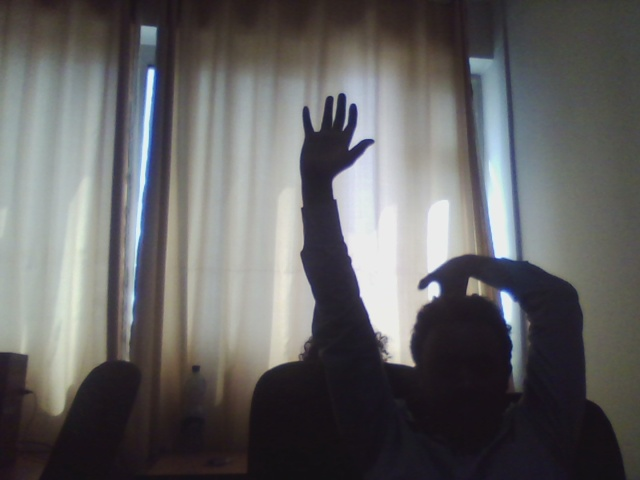
#> input picture corpus/C1.jpg, 640 x 480 px
$ python sc3.py
#> lines starting #> are read from the running program, lines starting #| are printed output that depends on the picture; after the words box and inside, x2 and y2 are one past the last pixel; in counts of white or black regions, pixels touching at a corner belong together
from __future__ import division
import cv2
import numpy as np
import math
#check
def WessisGesturRecognition(croppedData):
    grey = cv2.cvtColor(croppedData, cv2.COLOR_BGR2GRAY)
    value = (35, 35)
    blurred = cv2.GaussianBlur(grey, value, 0)
    _, thresh1 = cv2.threshold(blurred, 127, 255,cv2.THRESH_BINARY_INV+cv2.THRESH_OTSU)
    contours, hierarchy = cv2.findContours(thresh1.copy(),cv2.RETR_TREE, cv2.CHAIN_APPROX_NONE)
    max_area = -1
    for i in range(len(contours)):
        cnt=contours[i]
        area = cv2.contourArea(cnt)
        if(area > max_area):
            max_area=area
            ci=i
    cnt=contours[ci]
    x,y,w,h = cv2.boundingRect(cnt)
    cv2.rectangle(croppedData,(x,y),(x+w,y+h),(0,0,255),0)
    hull = cv2.convexHull(cnt)
    drawing = np.zeros(croppedData.shape,np.uint8)
    cv2.drawContours(drawing,[cnt],0,(0,255,0),0)
    cv2.drawContours(drawing,[hull],0,(0,0,255),0)
    hull = cv2.convexHull(cnt,returnPoints = False)
    defects = cv2.convexityDefects(cnt,hull)
    count_defects = 0

    for i in range(defects.shape[0]):
        s,e,f,d = defects[i,0]
        start = tuple(cnt[s][0])
        end = tuple(cnt[e][0])
        far = tuple(cnt[f][0])
        a = math.sqrt((end[0] - start[0])**2 + (end[1] - start[1])**2)
        b = math.sqrt((far[0] - start[0])**2 + (far[1] - start[1])**2)
        c = math.sqrt((end[0] - far[0])**2 + (end[1] - far[1])**2)
        angle = math.acos((b**2 + c**2 - a**2)/(2*b*c)) * 57
        if angle <= 45:
            count_defects += 1
            cv2.circle(croppedData,far,1,[0,0,255],-1)
        elif angle >= 180 and angle >= 90:
            cv2.putText(croppedData, str, (30,100), cv2.FONT_HERSHEY_DUPLEX, 1.6, 1.6)
        cv2.line(croppedData, start, end, [0, 0, 0], 2)
        if count_defects == 1:
            str = "Two fingers up"
        elif count_defects == 2:
            str = "Three fingers up"
        elif count_defects == 3:
            str = "Four fingers up"
        elif count_defects == 4:
            str= "\"Hi hi...\" "
        else:
            str = "Recognizing Hand Gesture..."
        print(str)

def trimmer(data1, w, h):
    inputimg =data1.copy()
    left = inputimg[0:w-5, 0:h] #vertically
    right= inputimg[0:5, 0:h]
    veritcal = np.concatenate((right, left), axis=0) #vertically merge

    top = veritcal[0:w, 0:h-5]
    bottom = veritcal[0:w, 0:5]
    final= np.concatenate((bottom, top), axis=1) #vertically merge

    tmpdiff = cv2.absdiff(inputimg, final)  # be frame and ref free
    tmpthresh = cv2.threshold(tmpdiff, 25, 255, cv2.THRESH_BINARY)[1]
    tmpthresh = cv2.erode(tmpthresh, None, iterations=1)
    tmpthresh = cv2.dilate(tmpthresh, None, iterations=5)
    tmpgray = cv2.cvtColor(tmpthresh, cv2.COLOR_BGR2GRAY)


    (conts, _) = cv2.findContours(tmpgray, cv2.RETR_EXTERNAL,
                             cv2.CHAIN_APPROX_SIMPLE)  # discard/add the prefix _, before cnts, if it raise error
    flag = passx = passy = passw =passh =0 # initialize contour coordinates

    for cx in conts:
        (xx2, yy2, ww2, hh2) = cv2.boundingRect(cx)
        if cv2.contourArea(cx) > 1000:
            if not flag:
                passx=xx2;passy=yy2;passw=ww2; passh=hh2
                flag=1
            else:
                if xx2<=3 or yy2<=3: #smothing shift edges
                    continue
                elif passw < ww2 and passh < hh2:
                        passx=xx2;passy=yy2;passw=ww2;

            if passh >250: passh = int(passh/2) #to make unwanted hand-part discarded
            passw = passw - 5*2 ;   passx= passx+5 ;        passy =passy+5 # to get rid of dilation effects
    inputimg= inputimg[passy:passy+passh, passx:passx+passw]

    #-----------------------------------------------------------------------------------------------------------------
    w,h,c=inputimg.shape
    left = inputimg[0:w-2, 0:h] #vertically
    right= inputimg[0:2, 0:h]
    veritcal = np.concatenate((right, left), axis=0) #vertically merge

    top = veritcal[0:w, 0:h-2]
    bottom = veritcal[0:w, 0:2]
    final= np.concatenate((bottom, top), axis=1) #vertically merge

    tmpdiff = cv2.absdiff(inputimg, final)  # be frame and ref free
    tmpthresh = cv2.dilate(tmpdiff, None, iterations=2)
    tmpthresh = cv2.threshold(tmpthresh, 20, 255, cv2.THRESH_BINARY)[1]
    tmpgray = cv2.cvtColor(tmpthresh, cv2.COLOR_BGR2GRAY) #better to take this as feature vector

    (conts, _) = cv2.findContours(tmpgray, cv2.RETR_EXTERNAL,
                           cv2.CHAIN_APPROX_SIMPLE)  # discard/add the prefix _, before cnts, if it raise error
    flag2=passx2 = passy2 = passw2 =passh2 = 0
    for cx in conts:
        (xx2, yy2, ww2, hh2) = cv2.boundingRect(cx)
        if cv2.contourArea(cx) > 1000:
            if not flag2:
                passx2=xx2;passy2=yy2;passw2=ww2; passh2=hh2
                flag2=1

            if passw2 < ww2 and passh2 < hh2:
                passx2=xx2;passy2=yy2;passw2=ww2;passh2=hh2
        passw = passw -(passw-passw2)  ;

    passx= passx +passx2 ; passy =passy +passy2; passh =passh -(passh-passh2) # to get rid of dilation effects
    cv2.rectangle(inputimg, (passx2,passy2),(passx2+passw2, passy2+passh2)    ,(0, 120, 30),1)
    #-----------------------------------------------------------------------------------------------------------------

    return [passx,passy, passw, passh]


def entry():
    ref = cv2.imread("C1.jpg")
#> ref is the input picture: shape (480, 640, 3); mean B, G, R 99.1, 98.7, 99.5
    frame = cv2.imread("C2.jpg")
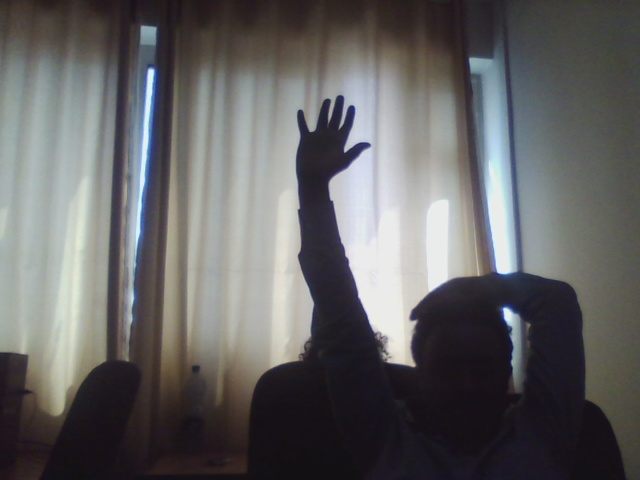
#> input picture corpus/C2.jpg, 640 x 480 px
#> frame is the input picture: shape (480, 640, 3); mean B, G, R 99.4, 98.9, 99.8
    diff1 = cv2.absdiff(ref, frame)  # be frame and ref free
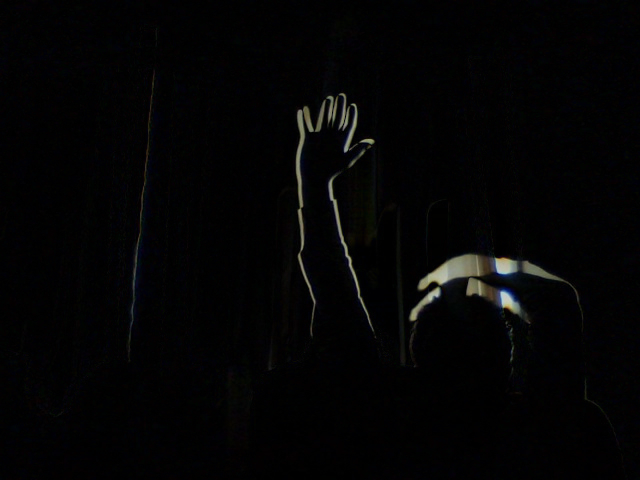
#> diff1: shape (480, 640, 3); mean B, G, R 4.4, 4, 4.1
    morphD=15
    thresh = cv2.threshold(diff1, 25, 255, cv2.THRESH_BINARY)[1]
    thresh = cv2.erode(thresh, None, iterations=1)
    thresh = cv2.dilate(thresh, None, iterations=morphD)
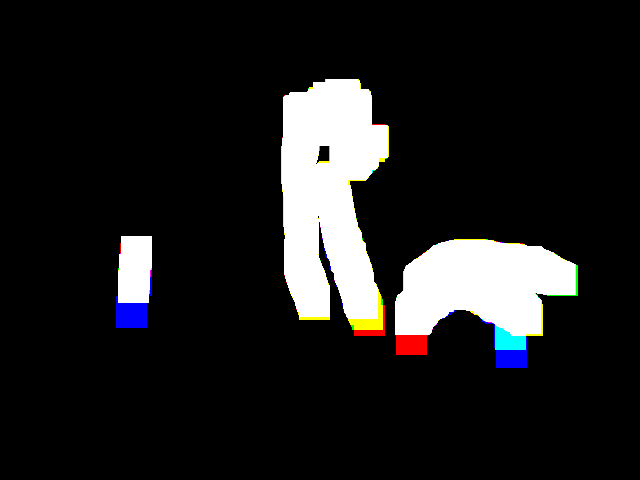
#> thresh: shape (480, 640, 3); mean B, G, R 29.8, 29.5, 29.7
    gray = cv2.cvtColor(thresh, cv2.COLOR_BGR2GRAY)
    (cnts, _) = cv2.findContours(gray, cv2.RETR_EXTERNAL,
                              cv2.CHAIN_APPROX_SIMPLE)  # discard/add the prefix _, before cnts, if it raise error
#> cnts = 3 contours; box (x1, y1, x2, y2) and area: (281, 79, 389, 336) 19872, (395, 239, 578, 368) 14515, (116, 236, 152, 328) 2865
    for c in cnts:
        if cv2.contourArea(c) > 2500:  # and cv2.minEnclosingCircle(c)[1] >150:
            (x, y, w, h) = cv2.boundingRect(c)
            tmp = frame[y:y+h, x:x + w]
            framehight, framewidth, frmechannel = tmp.shape

            val =[]
            val=trimmer(tmp,framehight,framewidth )

            cv2.rectangle(frame, (x+val[0],y+val[1]),(x+val[0]+val[2], y+ val[1]+val[3])    ,(0, 120, 30),1)

            # Take Image from Here
            if y+val[1]== y+ val[1]+val[3]: # no image to isolate
                continue
            InputData = frame[y+val[1]:y+ val[1]+val[3],x+val[0]:x+val[0]+val[2]]
            print(y+val[1], y+ val[1]+val[3],x+val[0],x+val[0]+val[2])
            cv2.imshow("Input-Data",InputData)

            WessisGesturRecognition(InputData)
#> this loop made 3 passes
#> (framehight, framewidth, passx in trimmer, passy in trimmer, passh in trimmer) on passes 1 to 2: (129, 183, 104, 66, 63), (92, 36, 6, 5, 87)
#> (framehight, framewidth, passx in trimmer, passy in trimmer, passh in trimmer) on pass 3: (257, 108, 15, 14, 119)
#> (printed output is left out)
#> pass 1, in entry, `tmp = frame[y:y+h, x:x + w]`:
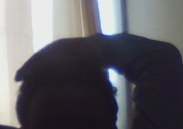
#> tmp: shape (129, 183, 3); mean B, G, R 100.8, 95.3, 96.4
#> pass 1, in trimmer, `top = veritcal[0:w, 0:h-5]`:
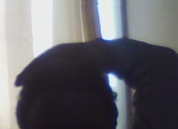
#> top: shape (129, 178, 3); mean B, G, R 106.8, 101.5, 102.3
#> after the loop:
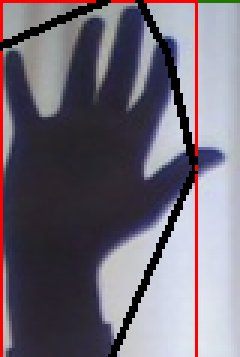
#> InputData: shape (119, 80, 3) (shown 3 times larger); mean B, G, R 118.2, 106.5, 113.4
#> after the loop:
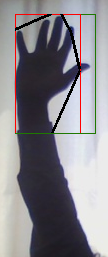
#> tmp: shape (257, 108, 3); mean B, G, R 141, 135, 137


    cv2.imshow("Full Window", frame)
    cv2.waitKey(0)
    cv2.destroyAllWindows()

if __name__ =="__main__":
    entry()
